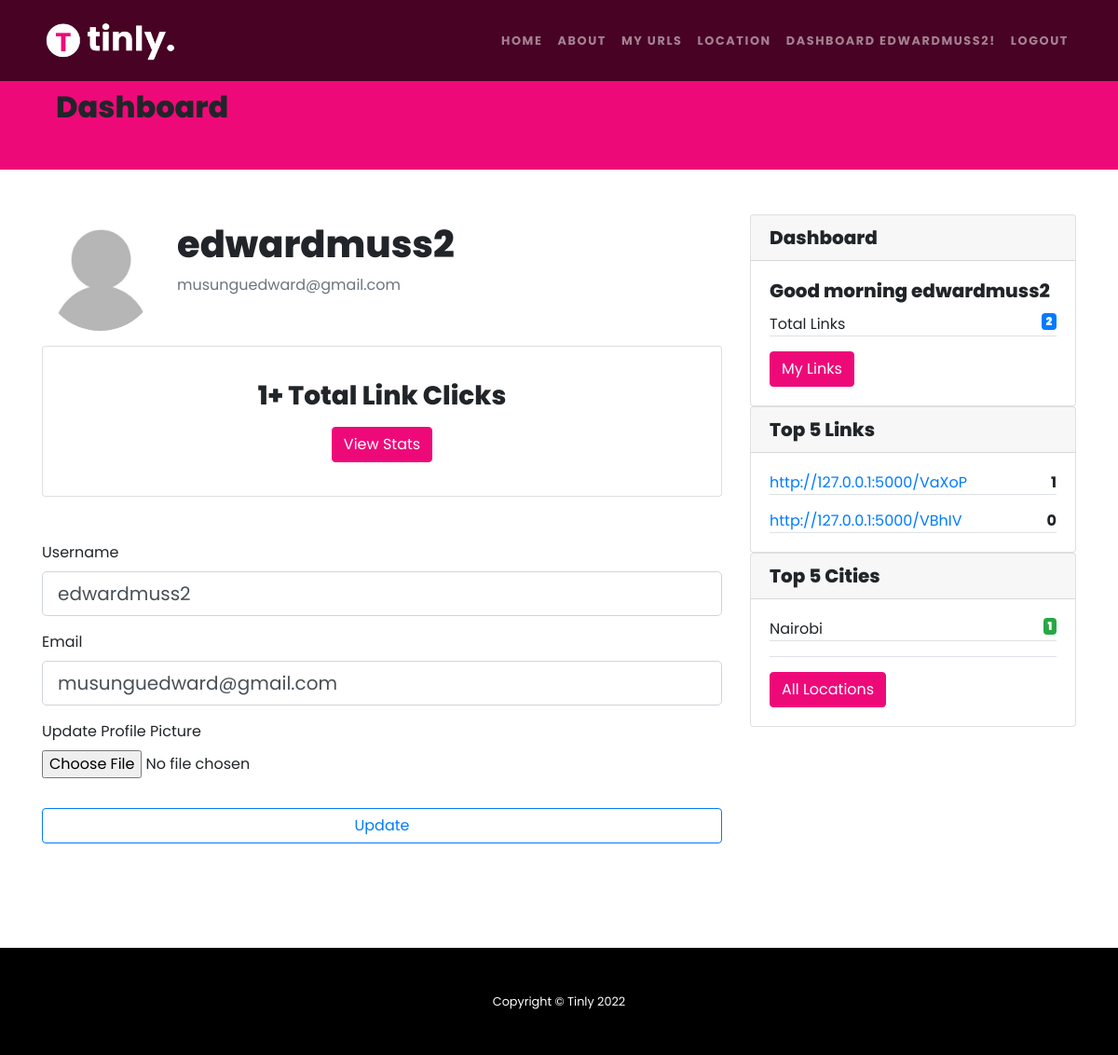
Page /dashboard (signed in) on the committed database.
### models/base_model.py (models this page shows, shortened)
class User(db.Model, UserMixin):
    id = db.Column(db.Integer, primary_key=True)
    username = db.Column(db.String(20), nullable=False, unique=True)
    email = db.Column(db.String(120), unique=True, nullable=False)
    image_file = db.Column(db.String(20), nullable=False, default='default.jpg')
    password = db.Column(db.String(80), nullable=False)
    created_at = db.Column(DateTime, default=datetime.datetime.now)
    updated_at = db.Column(DateTime, default=datetime.datetime.now, onupdate=datetime.datetime.now)

class Urls(db.Model):
    id_ = db.Column("id_", db.Integer, primary_key=True)
    user_id = db.Column("user_id", db.Integer, db.ForeignKey('user.id'), nullable=True, default=0)
    long = db.Column("long", db.String())
    short = db.Column("short", db.String(10), nullable=False, unique=True)
    hits = db.Column("hits", db.Integer, nullable=False, default=0)
    created_at = db.Column(DateTime, default=datetime.datetime.now)
    updated_at = db.Column(DateTime, default=datetime.datetime.now, onupdate=datetime.datetime.now)

### core/routes/web.py (the view)
@app.route('/dashboard', methods=['GET', 'POST'])
@login_required
def dashboard():
    form = UpdateAccountForm()
    if form.validate_on_submit():
        if form.picture.data:
            picture_file = save_picture(form.picture.data)
            current_user.image_file = picture_file
        current_user.username = form.username.data
        current_user.email = form.email.data
        db.session.commit()
        flash('Your account has been updated!', 'success')
        return redirect(url_for('dashboard'))
    elif request.method == 'GET':
        form.username.data = current_user.username
        form.email.data = current_user.email
    image_file = url_for('static', filename='profile_pics/' + current_user.image_file)
    count = db.session.query(Urls).filter_by(user_id = current_user.id).count()
    greeting = fun_greetings()
    loc = db.session.query(Location.city, Location.country, db.func.count(Location.city).label('count')).join(Urls).filter_by(user_id = current_user.id).group_by(Location.city).order_by(func.count().desc()).limit(5)
    top_hits = db.session.query(Urls).filter_by(user_id = current_user.id).order_by(Urls.hits.desc()).limit(5)
    total_hits = db.session.query(func.sum(Urls.hits).label('sum')).filter_by(user_id = current_user.id).first().sum
    return render_template('dashboard.html', title='Account',
                           image_file=image_file, form=form, link_count=count, greeting=greeting, loc=loc, top_hits=top_hits, total_hits=total_hits, base_url=base_url)

### core/auth.py (shortened to what this page needs)
class UpdateAccountForm(FlaskForm):
    username = StringField('Username',
                           validators=[InputRequired(), Length(min=2, max=20)])
    email = StringField('Email',
                        validators=[InputRequired(), Email()])
    picture = FileField('Update Profile Picture', validators=[FileAllowed(['jpg', 'png'])])
    submit = SubmitField('Update')

### core/auth.py (called while the page is built)
@login_manager.user_loader
def load_user(user_id):
    return User.query.get(int(user_id))

### core/greetings.py (called while the page is built)
def fun_greetings():
    now = datetime.datetime.now()
    hour = now.hour
    if hour < 12:
        greeting = "Good morning"
    elif hour < 15:
        greeting = "Good afternoon"
    elif hour < 20:
        greeting = "Good evening"
    else:
        greeting = "Good night"
    return greeting

### core/templates/dashboard.html (shortened to what this page needs)
{% extends "base.html" %}
{% block content %}
    <div class="row bg-primary pt-5">
        <div class="container">
            <div class="col-md-12 mt-5 mb-5">
                <h2 class="">Dashboard</h2>
            </div>
        </div>
    </div>
    <div class="container mt-5 mb-5">
        <div class="row">
            <div class="col-md-8">
                <div class="content-section">
                    <div class="media">
                      <img class="rounded-circle account-img" src="{{ image_file }}">
                      <div class="media-body">
                        <h2 class="account-heading mt-2">{{ current_user.username }}</h2>
                        <p class="text-secondary">{{ current_user.email }}</p>
                      </div>
                    </div>
                    <div class="card">
                        <div class="card-body text-center m-3">
                          <h3>{{ total_hits }}+ Total Link Clicks</h3>
                          <a href="{{ url_for('myurls', page_num=1) }}" class="btn btn-primary btn-block2 mt-2">View Stats</a>
                        </div>
                      </div>
                      <form method="POST" action="" enctype="multipart/form-data">
                          <fieldset class="form-group">
                              <div class="form-group mt-5">
                                  {{ form.username.label(class="form-control-label") }}
                                  {% if form.username.errors %}
                                      {{ form.username(class="form-control form-control-lg is-invalid") }}
                                      <div class="invalid-feedback">
                                          {% for error in form.username.errors %}
                                              <span>{{ error }}</span>
                                          {% endfor %}
                                      </div>
                                  {% else %}
                                      {{ form.username(class="form-control form-control-lg") }}
                                  {% endif %}
                              </div>
                              <div class="form-group">
                                  {{ form.email.label(class="form-control-label") }}
                                  {% if form.email.errors %}
                                      {{ form.email(class="form-control form-control-lg is-invalid") }}
                                      <div class="invalid-feedback">
                                          {% for error in form.email.errors %}
                                              <span>{{ error }}</span>
                                          {% endfor %}
                                      </div>
                                  {% else %}
                                      {{ form.email(class="form-control form-control-lg") }}
                                  {% endif %}
                              </div>
                              <div class="form-group">
                                  {{ form.picture.label() }}
                                  {{ form.picture(class="form-control-file") }}
                              </div>
                          </fieldset>
                          <div class="form-group">
                              {{ form.submit(class="btn btn-outline-primary btn-block") }}
                          </div>
                      </form>
                  </div>
            </div>
            <div class="col-md-4">
                <div class="card">
                    <h5 class="card-header">Dashboard</h5>
                    <div class="card-body">
                      <h5 class="card-title">{{greeting+ ' ' + current_user.username }}</h5>
                      <p class="card-text border-bottom">Total Links <span class="pull-right badge badge-primary"><strong>{{ link_count }}</strong></span> </p>
                      <a href="{{ url_for('myurls', page_num=1) }}" class="btn btn-primary">My Links</a>
                    </div>
                  </div>
                  <div class="card">
                    <h5 class="card-header">Top 5 Links</h5>
                    <div class="card-body">
                      {% for top_hit in top_hits %}
                      <p class="card-text border-bottom"><a target="_blank" href="{{base_url + '/' + top_hit.short}}"
                        >{{base_url + '/' + top_hit.short}}</a><span class="pull-right"><strong>{{ top_hit.hits }}</strong></span> </p>
                      {%endfor%}
                    </div>
                  </div>
                  <div class="card">
                    <h5 class="card-header">Top 5 Cities</h5>
                    <div class="card-body">
                      {% for location in loc %}
                      <p class="card-text border-bottom">{{ location.city }}<span class="pull-right badge badge-success"><strong>{{ location.count }}</strong></span> </p>
                      {%endfor%}
                      <p class="card-text border-bottom"> </p>
                      <a href="{{ url_for('locations') }}" class="btn btn-primary">All Locations</a>
                    </div>
                  </div>
            </div>
        </div>
    </div>
{% endblock %}

### core/templates/base.html (shortened to what this page needs)
<!DOCTYPE html>
<html lang="en">
<head>
    <link rel="stylesheet" href="https://stackpath.bootstrapcdn.com/bootstrap/4.5.2/css/bootstrap.min.css">
    <link href='https://cdnjs.cloudflare.com/ajax/libs/font-awesome/4.0.3/css/font-awesome.css' rel='stylesheet'>
	<link href="{{ url_for('static',filename='css/style.css') }}" rel="stylesheet">
    <link rel="stylesheet" href="https://cdn.datatables.net/1.10.22/css/jquery.dataTables.min.css" />
    <link rel="stylesheet" href="https://cdn.datatables.net/1.10.13/css/jquery.dataTables.min.css">
    <link rel="stylesheet" href="https://cdn.datatables.net/buttons/1.2.4/css/buttons.dataTables.min.css">
</head>
<body oncontextmenu='return true' class='snippet-body'>
    <div class="main">
        <nav class="navbar navbar-expand-lg navbar-dark navbar-custom fixed-top">
            <div class="container">
                <a class="navbar-brand" href="{{ url_for('home')}}">
                    <img src="{{ url_for('static',filename='images/logo-light.png') }}" width="150" alt="logo">
                </a>
                <div class="collapse navbar-collapse" id="navbarResponsive">
                    <ul class="navbar-nav ml-auto">
                        <li class="nav-item">
                            <a class="nav-link" href="{{ url_for('home') }}">Home</a>
                        </li>
                        <li class="nav-item">
                            <a class="nav-link" href="{{ url_for('about') }}">About</a>
                        </li>
                        {% if current_user.is_authenticated %}
                            <li class="nav-item">
                                <a class="nav-link" href="{{ url_for('myurls', page_num=1) }}">My Urls</a>
                            </li>
                            <li class="nav-item">
                                <a class="nav-link" href="{{ url_for('locations') }}">Location</a>
                            </li>
                            <li class="nav-item">
                                <a class="nav-link" href="{{ url_for('dashboard') }}">Dashboard {{ current_user.username }}!</a>
                            </li>
                            <li class="nav-item">
                                <a class="nav-link" href="{{ url_for('logout') }}">Logout</a>
                            </li>
                        {% endif %}
                    </ul>
                </div>
            </div>
        </nav>
        <div class="wrap mb-5">
            {% block content%}
            {% endblock %}
        </div>
    </div>
  <footer class="py-5 bg-black">
    <div class="container">
        <p class="m-0 text-center text-white small">Copyright &copy; Tinly {{ moment().format('YYYY') }}</p>
    </div>
</footer>
</body>
</html>

### static/css/style.css (style rules this page uses)
body { font-family: "Poppins"; margin: 0px; padding: 0px; position: absolute; width: 100%; height: 100vh; overflow-x: hidden; }
.main { display: flex; flex-direction: column; min-height: 90%; }
h1, h2, h3, h4, h5, h6 { font-family: "Poppins"; font-weight: 800 !important }
.bg-black { background-color: #000 !important }
.navbar-custom { padding-top: 1rem; padding-bottom: 1rem; background-color: rgba(0, 0, 0, .7) }
.navbar-custom .navbar-brand { text-transform: uppercase; font-size: 1rem; letter-spacing: .1rem; font-weight: 700 }
.navbar-custom .navbar-nav .nav-item .nav-link { text-transform: uppercase; font-size: .8rem; font-weight: 700; letter-spacing: .1rem }
.bg-primary { background-color: #ee0979 !important }
.btn-primary { background-color: #ee0979; border-color: #ee0979 }
.account-img { height: 125px; width: 125px; margin-right: 20px; margin-bottom: 16px; }
.account-heading { font-size: 2.5rem; }
footer { left: 0; bottom: 0; width: 100%; background-color: red; color: white; text-align: center; flex: 0 0 auto; }

### rows in the picture
User: username "EDWARDMUSS2", username "edwardmuss2", email "musunguedward@gmail.com", username "Good morning edwardmuss2"
Urls: short "http://127.0.0.1:5000/VaXoP", hits "1"
Urls: short "http://127.0.0.1:5000/VBhIV", hits "0"

### other values in the picture
{{ total_hits }} "1"
{{ link_count }} "2"
{{ location.city }} "Nairobi"
{{ location.count }} "1"
{{ moment().format('YYYY') }} "2022"
